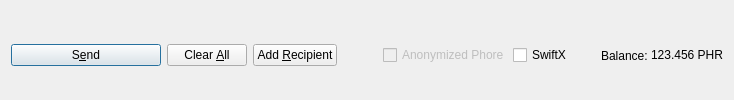
         <widget class="QFrame" name="frame_Send">
          <layout class="QHBoxLayout" name="horizontalLayout">
           <property name="bottomMargin">
            <number>0</number>
           </property>
           <item>
            <widget class="QPushButton" name="sendButton">
             <property name="minimumSize">
              <size>
               <width>150</width>
               <height>0</height>
              </size>
             </property>
             <property name="toolTip">
              <string>Confirm the send action</string>
             </property>
             <property name="text">
              <string>S&amp;end</string>
             </property>
             <property name="icon">
              <iconset resource="../phore.qrc">
               <normaloff>:/icons/send</normaloff>:/icons/send</iconset>
             </property>
             <property name="autoDefault">
              <bool>false</bool>
             </property>
             <property name="default">
              <bool>true</bool>
             </property>
            </widget>
           </item>
           <item>
            <widget class="QPushButton" name="clearButton">
             <property name="sizePolicy">
              <sizepolicy hsizetype="Minimum" vsizetype="Fixed">
               <horstretch>0</horstretch>
               <verstretch>0</verstretch>
              </sizepolicy>
             </property>
             <property name="toolTip">
              <string>Clear all fields of the form.</string>
             </property>
             <property name="text">
              <string>Clear &amp;All</string>
             </property>
             <property name="icon">
              <iconset resource="../phore.qrc">
               <normaloff>:/icons/remove</normaloff>:/icons/remove</iconset>
             </property>
             <property name="autoDefault">
              <bool>false</bool>
             </property>
            </widget>
           </item>
           <item>
            <widget class="QPushButton" name="addButton">
             <property name="toolTip">
              <string>Send to multiple recipients at once</string>
             </property>
             <property name="text">
              <string>Add &amp;Recipient</string>
             </property>
             <property name="icon">
              <iconset resource="../phore.qrc">
               <normaloff>:/icons/add</normaloff>:/icons/add</iconset>
             </property>
             <property name="autoDefault">
              <bool>false</bool>
             </property>
            </widget>
           </item>
           <item>
            <spacer name="horizontalSpacer">
             <property name="orientation">
              <enum>Qt::Horizontal</enum>
             </property>
             <property name="sizeHint" stdset="0">
              <size>
               <width>40</width>
               <height>20</height>
              </size>
             </property>
            </spacer>
           </item>
           <item>
            <layout class="QHBoxLayout" name="horizontalLayout_2">
             <property name="spacing">
              <number>3</number>
             </property>
             <item>
              <widget class="QCheckBox" name="checkzPHR">
               <property name="enabled">
                <bool>false</bool>
               </property>
               <property name="text">
                <string>Anonymized Phore</string>
               </property>
              </widget>
             </item>
             <item>
              <widget class="QCheckBox" name="checkSwiftTX">
               <property name="enabled">
                <bool>true</bool>
               </property>
               <property name="minimumSize">
                <size>
                 <width>85</width>
                 <height>0</height>
                </size>
               </property>
               <property name="text">
                <string>SwiftX</string>
               </property>
              </widget>
             </item>
             <item>
              <widget class="QLabel" name="label">
               <property name="text">
                <string>Balance:</string>
               </property>
              </widget>
             </item>
             <item>
              <widget class="QLabel" name="labelBalance">
               <property name="sizePolicy">
                <sizepolicy hsizetype="Preferred" vsizetype="Fixed">
                 <horstretch>0</horstretch>
                 <verstretch>0</verstretch>
                </sizepolicy>
               </property>
               <property name="cursor">
                <cursorShape>IBeamCursor</cursorShape>
               </property>
               <property name="text">
                <string notr="true">123.456 PHR</string>
               </property>
               <property name="textInteractionFlags">
                <set>Qt::LinksAccessibleByMouse|Qt::TextSelectableByKeyboard|Qt::TextSelectableByMouse</set>
               </property>
              </widget>
             </item>
            </layout>
           </item>
          </layout>
         </widget>
